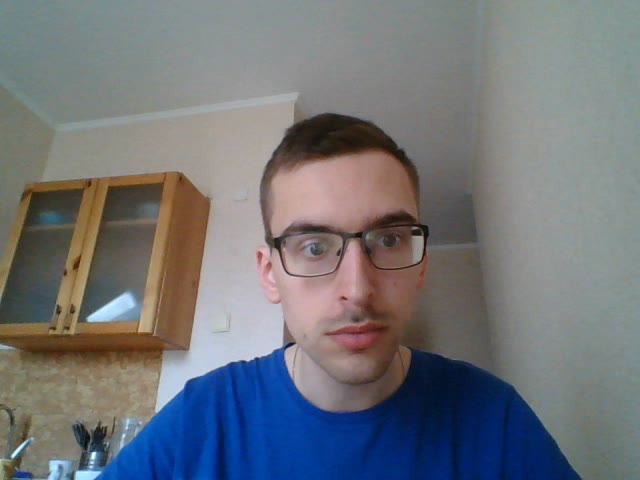
#> input picture frame 2 of camera/configs/WebCam/20190419145234793378.avi, 640 x 480 px
$ python undistroted_test.py
#> lines starting #> are read from the running program, lines starting #| are printed output that depends on the picture
### camera/camera.py
import datetime
import glob
import itertools
import json
from threading import Thread

import cv2 as cv
import numpy as np
import time
import os


def threaded(fn):
    """To use as decorator to make a function call threaded.
    Needs import
    from threading import Thread"""

    # [4 lines left out: function wrapper, not called in this run]

    return wrapper


class Camera:
    CAMERAS_FOLDER = "./configs"
    CALIBRATION_FILE_NAME = "calibration.json"

    def __init__(self, camera_name, load_configs = True):
        self.camera_name = camera_name
        self.translation = None
        self.rotation = None
        self.resolution = None

        path_to_calibration = os.path.join(os.path.dirname(__file__),
                                           Camera.CAMERAS_FOLDER,
                                           self.camera_name,
                                           Camera.CALIBRATION_FILE_NAME)

        self.exists = os.path.isfile(path_to_calibration)
        if self.exists and load_configs:
            with open(path_to_calibration, 'r') as f:
                jsonstr = f.read()
            config = json.loads(jsonstr)
            self.cam_matrix = np.asarray(config["cam_matrix"])
            self.cam_dist_mat = np.asarray(config["distortion"])
            self.resolution = np.asarray(config["resolution"])

    def setPosition(self, translation, rotation):
        self.translation = translation
        self.rotation = rotation

    def getPosition(self):
        return self.translation, self.rotation

    def setIntrinsics(self, mtx, dst):
        self.cam_matrix = mtx
        self.cam_dist_mat = dst

    # [14 lines left out: function dumpParams, not called in this run]

    def getIntrinsics(self):
        if not self.exists:
            raise Exception("Calibration file doesn't exist!")
        else:
            return self.cam_matrix, self.cam_dist_mat

    def getResolution(self):
        return self.resolution

    def getImage(self):
        pass

    def getCameraFolder(self):
        path_to_folder = os.path.join(os.path.dirname(__file__), Camera.CAMERAS_FOLDER, self.camera_name)
        return path_to_folder

    @threaded
    def recordVideo(self, length, name=None):
        pass


class UsbCamera(Camera):

    # [18 lines left out: functions __init__, getImage, not called in this run]

    def release(self):
        self.cap.release()

    # [21 lines left out: function recordVideo, not called in this run]


class FromImage(Camera):

    # [15 lines left out: functions __init__, getImage, not called in this run]


class FromVideo(Camera):

    def __init__(self, video_path, camera_name, fps = 30):
        super().__init__(camera_name)
        video_path = os.path.join(self.getCameraFolder(), video_path)
        self.cap = cv.VideoCapture(video_path)
        self.cap.set(cv.CAP_PROP_FPS, fps)

    def getImage(self):
        ret, frame = self.cap.read()
#> frame is the input picture: shape (480, 640, 3); mean B, G, R 121.4, 116.2, 113.7
        if not ret:
            raise Exception("Video ended!")
        ts = time.time()
        return frame, ts

### camera/undistroted_test.py
import cv2 as cv
from cv2 import aruco
from camera import *

cam = FromVideo("20190419145234793378.avi",'WebCam')

aruco_dict = aruco.Dictionary_get(aruco.DICT_6X6_250)
aruco_params = aruco.DetectorParameters_create()

while True:
    try:
        image,timestamp = cam.getImage()
#> timestamp = 1.8e+09
    except:
        break
    gray = cv.cvtColor(image, cv.COLOR_BGR2GRAY)
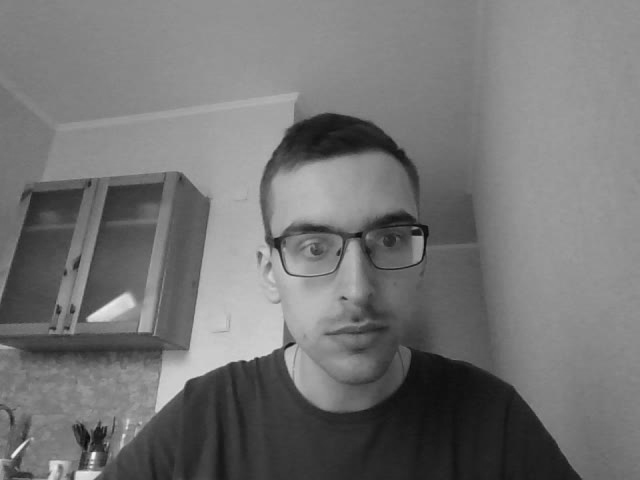
#> gray: shape (480, 640); min 8, max 247, mean 116

#> (the run stopped early here; a loop or call above may not have finished)

$ run again, starting later in the video
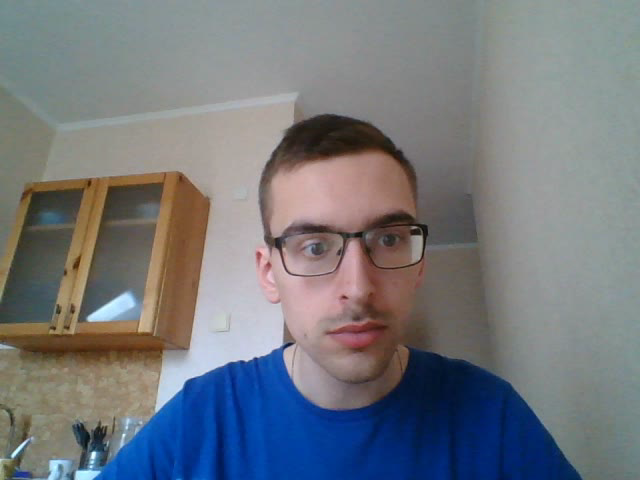
#> input picture frame 11 of camera/configs/WebCam/20190419145234793378.avi, 640 x 480 px
#> in getImage, frame is the input picture: shape (480, 640, 3); mean B, G, R 125.5, 119.9, 116.3
#> timestamp = 1.8e+09
#> `gray = cv.cvtColor(image, cv.COLOR_BGR2GRAY)`:
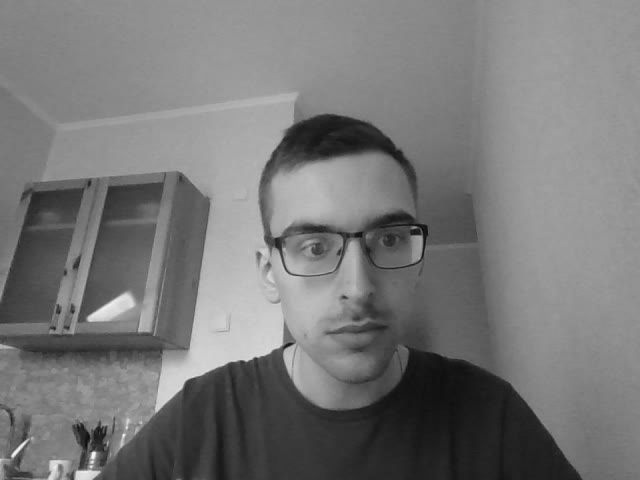
#> gray: shape (480, 640); min 5, max 247, mean 119.4

$ run again, starting later in the video
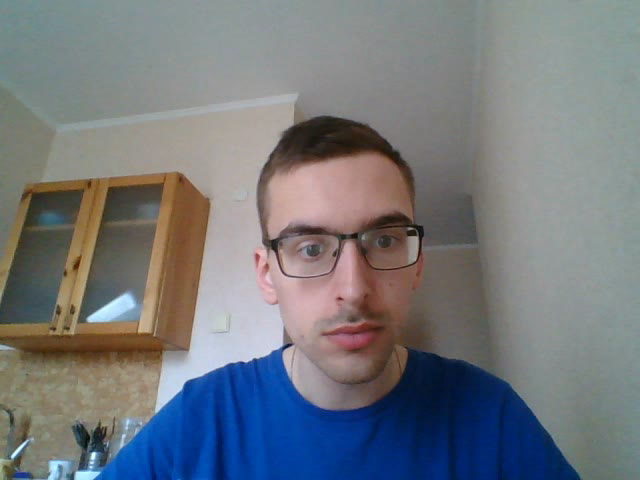
#> input picture frame 20 of camera/configs/WebCam/20190419145234793378.avi, 640 x 480 px
#> in getImage, frame is the input picture: shape (480, 640, 3); mean B, G, R 125.3, 119.9, 116.4
#> timestamp = 1.8e+09
#> `gray = cv.cvtColor(image, cv.COLOR_BGR2GRAY)`:
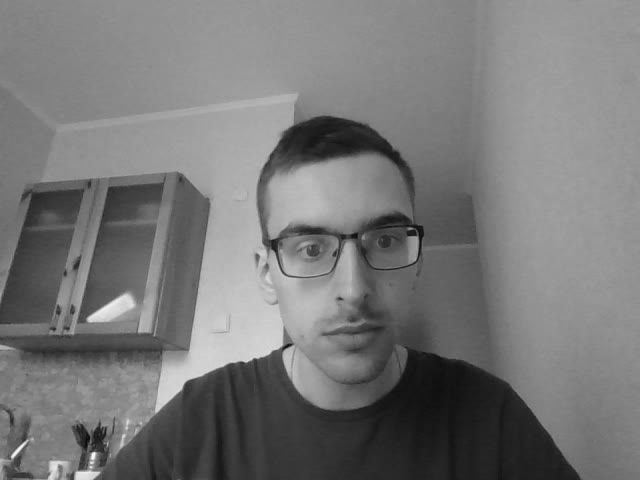
#> gray: shape (480, 640); min 9, max 248, mean 119.4
